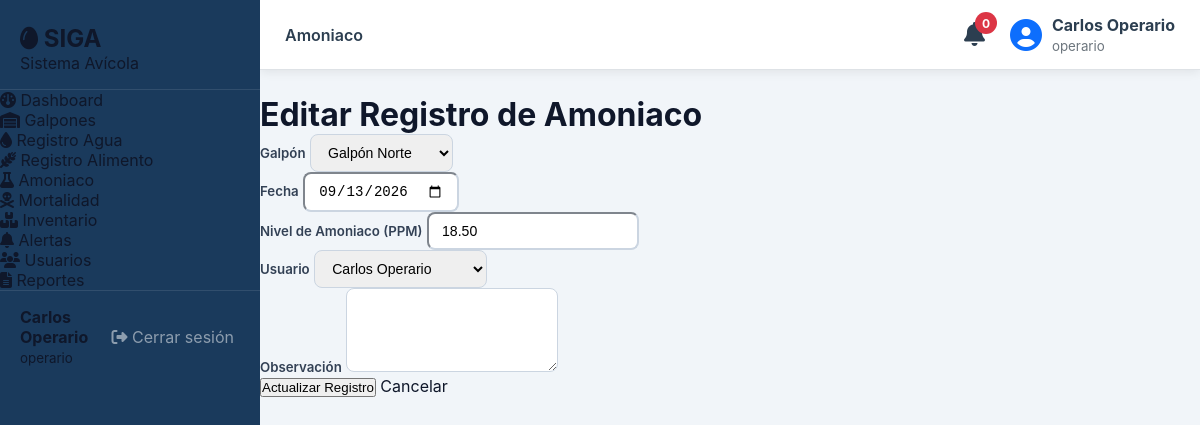
Page /modules/amoniaco/crear.php?id=1 (signed in) on the committed database.
### tables this page shows
CREATE TABLE IF NOT EXISTS `registros_amoniaco` (
  `id`          INT UNSIGNED NOT NULL AUTO_INCREMENT,
  `galpon_id`   INT UNSIGNED NOT NULL,
  `fecha`       DATE         NOT NULL,
  `nivel_ppm`   DECIMAL(8,2) NOT NULL DEFAULT 0,
  `usuario_id`  INT UNSIGNED NOT NULL,
  `observacion` TEXT,
  `created_at`  DATETIME NOT NULL DEFAULT CURRENT_TIMESTAMP,
  PRIMARY KEY (`id`),
  CONSTRAINT `fk_amoniaco_galpon`  FOREIGN KEY (`galpon_id`)  REFERENCES `galpones`(`id`) ON DELETE CASCADE,
  CONSTRAINT `fk_amoniaco_usuario` FOREIGN KEY (`usuario_id`) REFERENCES `usuarios`(`id`)
);

CREATE TABLE IF NOT EXISTS `galpones` (
  `id`                  INT UNSIGNED NOT NULL AUTO_INCREMENT,
  `codigo`              VARCHAR(20)  NOT NULL UNIQUE,
  `nombre`              VARCHAR(100) NOT NULL,
  `ubicacion`           VARCHAR(200),
  `capacidad_maxima`    INT UNSIGNED NOT NULL DEFAULT 0,
  `cantidad_actual`     INT UNSIGNED NOT NULL DEFAULT 0,
  `estado`              ENUM('activo','inactivo','mantenimiento') NOT NULL DEFAULT 'activo',
  `responsable_id`      INT UNSIGNED,
  `created_at`          DATETIME NOT NULL DEFAULT CURRENT_TIMESTAMP,
  PRIMARY KEY (`id`),
  CONSTRAINT `fk_galpones_responsable` FOREIGN KEY (`responsable_id`) REFERENCES `usuarios`(`id`) ON DELETE SET NULL
);

CREATE TABLE IF NOT EXISTS `usuarios` (
  `id`              INT UNSIGNED NOT NULL AUTO_INCREMENT,
  `nombre_completo` VARCHAR(150) NOT NULL,
  `documento`       VARCHAR(30)  NOT NULL UNIQUE,
  `email`           VARCHAR(120) NOT NULL UNIQUE,
  `telefono`        VARCHAR(20),
  `password_hash`   VARCHAR(255) NOT NULL,
  `rol_id`          INT UNSIGNED NOT NULL DEFAULT 2,
  `activo`          TINYINT(1)   NOT NULL DEFAULT 1,
  `created_at`      DATETIME     NOT NULL DEFAULT CURRENT_TIMESTAMP,
  `updated_at`      DATETIME     NOT NULL DEFAULT CURRENT_TIMESTAMP ON UPDATE CURRENT_TIMESTAMP,
  PRIMARY KEY (`id`),
  CONSTRAINT `fk_usuarios_rol` FOREIGN KEY (`rol_id`) REFERENCES `roles`(`id`)
);

### modules/amoniaco/crear.php (the view, shortened to what this page needs)
<?php
$db = getDB();
$id = isset($_GET['id']) ? (int)$_GET['id'] : 0;
$stmt = $db->prepare("SELECT * FROM registros_amoniaco WHERE id = ?");
$stmt->execute([$id]);
$registro = $stmt->fetch();
$galpones = $db->query("SELECT * FROM galpones ORDER BY nombre")->fetchAll();
$usuarios = $db->query("SELECT * FROM usuarios WHERE activo = 1 ORDER BY nombre_completo")->fetchAll();
include '../../includes/header.php';
?>
<div class="container">
    <h1 class="mb-4">Editar Registro de Amoniaco</h1>
    <form method="POST">
        <div class="mb-3">
            <label class="form-label">Galpón</label>
            <select name="galpon_id" class="form-control" required>
                <?php foreach($galpones as $g): ?>
                    <option value="<?= $g['id']; ?>"
                        <?= ($g['id'] == $registro['galpon_id']) ? 'selected' : ''; ?>>
                        <?= htmlspecialchars($g['nombre']); ?>
                    </option>
                <?php endforeach; ?>
            </select>
        </div>
        <div class="mb-3">
            <label class="form-label">Fecha</label>
            <input
                type="date"
                name="fecha"
                class="form-control"
                value="<?= $registro['fecha']; ?>"
                required>
        </div>
        <div class="mb-3">
            <label class="form-label">Nivel de Amoniaco (PPM)</label>
            <input
                type="number"
                step="0.01"
                min="0"
                name="nivel_ppm"
                class="form-control"
                value="<?= $registro['nivel_ppm']; ?>"
                required>
        </div>
        <div class="mb-3">
            <label class="form-label">Usuario</label>
            <select name="usuario_id" class="form-control" required>
                <?php foreach($usuarios as $u): ?>
                    <option value="<?= $u['id']; ?>"
                        <?= ($u['id'] == $registro['usuario_id']) ? 'selected' : ''; ?>>
                        <?= htmlspecialchars($u['nombre_completo']); ?>
                    </option>
                <?php endforeach; ?>
            </select>
        </div>
        <div class="mb-3">
            <label class="form-label">Observación</label>
            <textarea
                name="observacion"
                class="form-control"
                rows="4"><?= htmlspecialchars($registro['observacion']); ?></textarea>
        </div>
        <button type="submit" class="btn btn-warning">
            Actualizar Registro
        </button>
        <a href="index.php" class="btn btn-secondary">
            Cancelar
        </a>
    </form>
</div>
<?php include '../../includes/footer.php'; ?>

### assets/css/siga.css (style rules this page uses)
:root { --siga-blue: #1a3a5c; --siga-blue-mid: #2a5298; --siga-blue-lt: #3d6eb5; --siga-green: #2e7d52; --siga-green-lt: #43a875; --siga-amber: #e67e22; --siga-red: #c0392b; --siga-white: #f8fafc; --siga-gray-50: #f1f5f9; --siga-gray-100: #e2e8f0; --siga-gray-300: #cbd5e1; --siga-gray-500: #64748b; --siga-gray-700: #334155; --siga-gray-900: #0f172a; --sidebar-w: 260px; --topbar-h: 62px; --radius: 12px; --radius-sm: 8px; --shadow: 0 4px 20px rgba(26,58,92,.10); --shadow-sm: 0 2px 8px rgba(26,58,92,.07); --transition: .22s ease; font-family: 'Inter', system-ui, sans-serif; }
*, *::before, *::after { box-sizing: border-box; margin: 0; padding: 0; }
body { background: var(--siga-gray-50); color: var(--siga-gray-900); }
a { text-decoration: none; color: inherit; }
.form-label { font-size: .83rem; font-weight: 600; color: var(--siga-gray-700); }
.form-control, .form-select { border-color: var(--siga-gray-300); border-radius: var(--radius-sm); font-size: .88rem; padding: 9px 13px; transition: border-color var(--transition), box-shadow var(--transition); }

### rows in the picture
registros_amoniaco: galpon_id "Galpón Norte", fecha "09/13/2026", nivel_ppm "18.50", usuario_id "Carlos Operario"

### other values in the picture
$nombreUsuario "Carlos Operario"
$rolUsuario "operario"
$activePage "Amoniaco"
$stmt->fetchColumn() "0"
